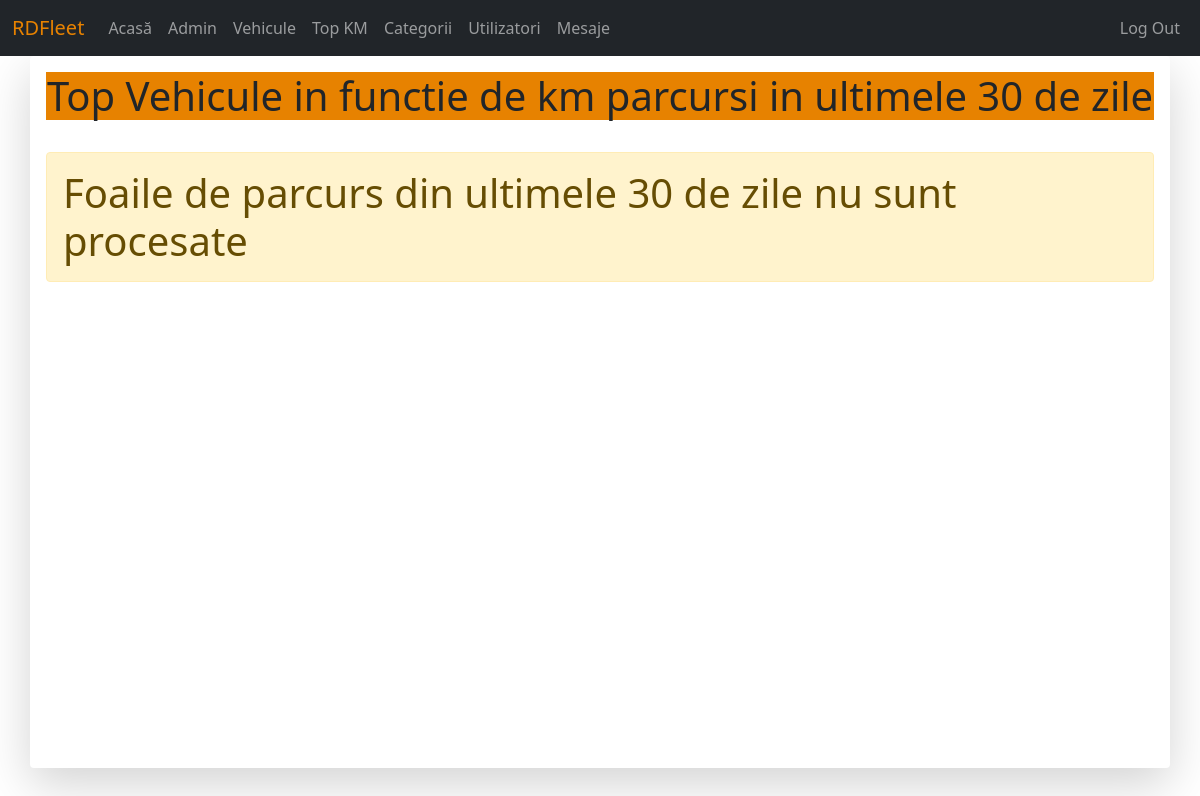
The app's page /vehicles/topkm/ (signed in), older data.
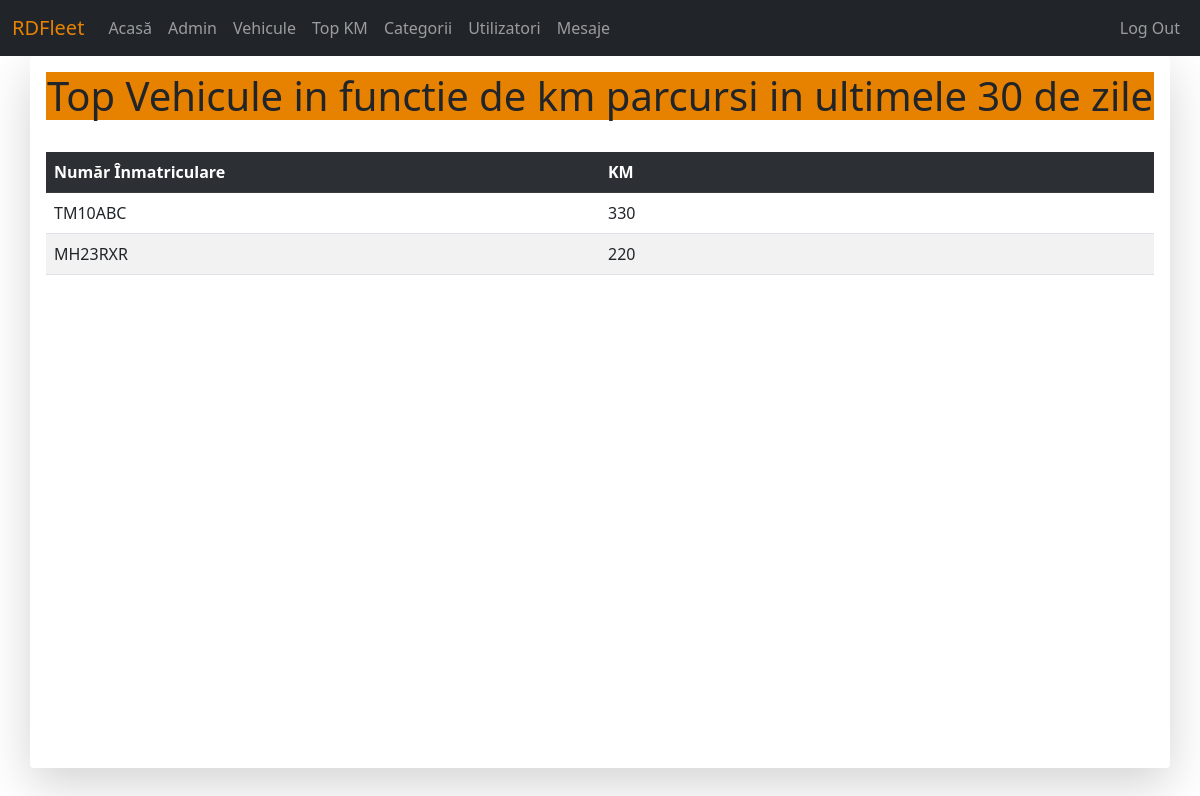
The same page, newer data.
### vehicles/models.py (models this page shows, shortened)
class Vehicle(models.Model):
	vehicle_plate = models.CharField(max_length = 10, unique = True, verbose_name = "Număr înmatriculare")
	vehicle_odometer = models.PositiveIntegerField(verbose_name = "Kilometraj")
	vehicle_itp = models.DateField(verbose_name = "ITP expiră la")
	vehicle_rca = models.DateField(verbose_name = "RCA expiră la")
	vehicle_last_service = models.PositiveIntegerField(verbose_name = "Ultimul service efectuat KM")
	vehicle_driver = models.ForeignKey(settings.AUTH_USER_MODEL, on_delete=models.SET_NULL, null = True, verbose_name = "Șoferul", blank = True)
	vehicle_category = models.ForeignKey(Category, on_delete=models.SET_NULL, null = True, verbose_name = "Categoria", blank = True)

### vehicles/views.py (the view)
# urls.py: path('topkm/', views.TopKMView.as_view(), name='top-km'),
class TopKMView(View):
	template_name = 'vehicles/top_km.html'
	def get(self, request, *args, **kwargs):
		if not request.user.is_superuser:
			return redirect('home')
		data = {}
		start_date = datetime.date.today() - relativedelta(months=1)
		end_date = datetime.date.today()
		am_ceva = False
		lista_foi = FoaieParcurs.objects.filter(procesat=True)
		for foaie in lista_foi:
			if start_date <= foaie.creation_date <= end_date:
				am_ceva = True
				veh = foaie.vehicle
				km = 0
				detalii = DetaliiFoaieParcurs.objects.filter(foaie=foaie)
				if detalii:
					for d in detalii:
						km = km + d.km
					data[veh.vehicle_plate] = km
		if am_ceva:
			data_sorted = sorted(data.items(), key=lambda x: x[1], reverse=True)
		else:
			data_sorted = False
		context = { 'data' : data_sorted}
		return render(request,self.template_name,context)

### vehicles/templates/vehicles/top_km.html (shortened to what this page needs)
{% extends 'base.html' %}
{% block content %}
	<h1 style="background-color: #e78200; text-align: center;">Top Vehicule in functie de km parcursi in ultimele 30 de zile</h1>
	<br>
	{% if data %}
	<table class="table table-striped table-hover">
		<tr scope="row" class="table-dark">
			<th style="width: 250px;">Număr Înmatriculare</th>
			<th style="width: 250px;">KM</th>
		</tr>
		<tr scope="row">{% for key,value in data %}
			<td>{{ key }}</td>
			<td>{{ value }}</td>
		</tr>{% endfor %}
	</table>
	{% else %}
		<h1 class="alert alert-warning">Foaile de parcurs din ultimele 30 de zile nu sunt procesate</h1>
	{% endif %}
{% endblock %}

Row changes from the older to the newer data that the page shows:
now on this page (row edited): Vehicle: data "TM10ABC"
now on this page (row edited): Vehicle: data "MH23RXR"
Text that changed along with them:
text no longer shown: "Foaile de parcurs din ultimele 30 de zile nu sunt procesate"
text now shown: "Număr Înmatriculare KM"
new list line: "330"
new list line: "220"
